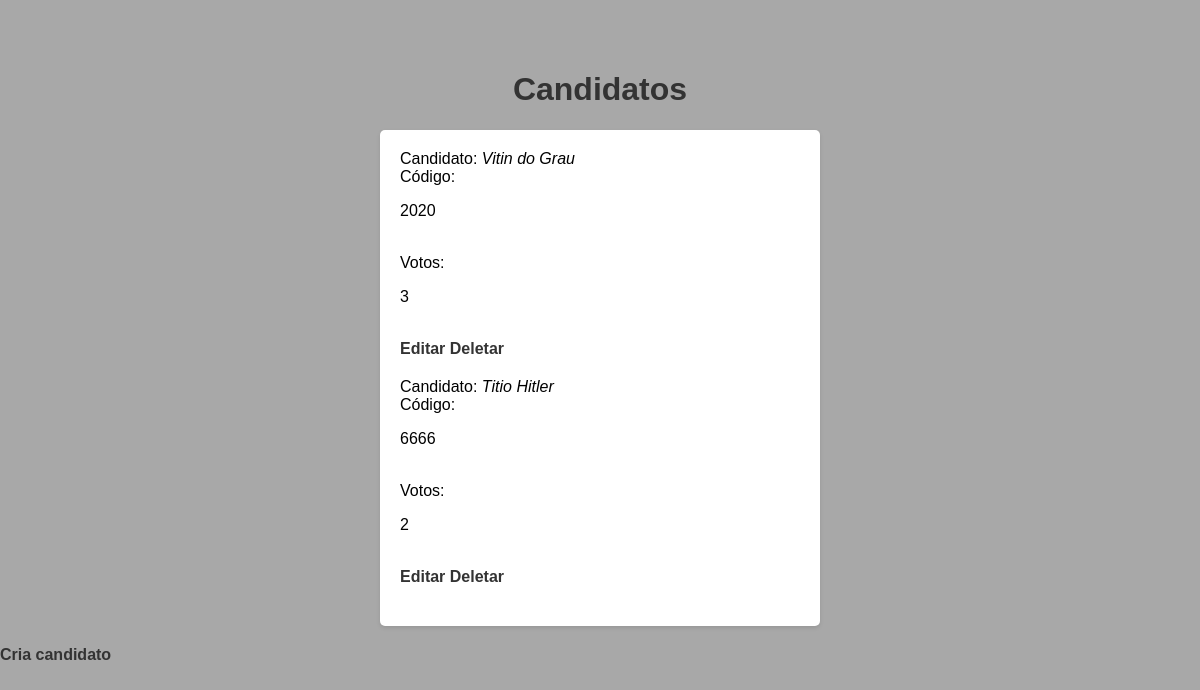
Page /dashboard on the earlier database version.
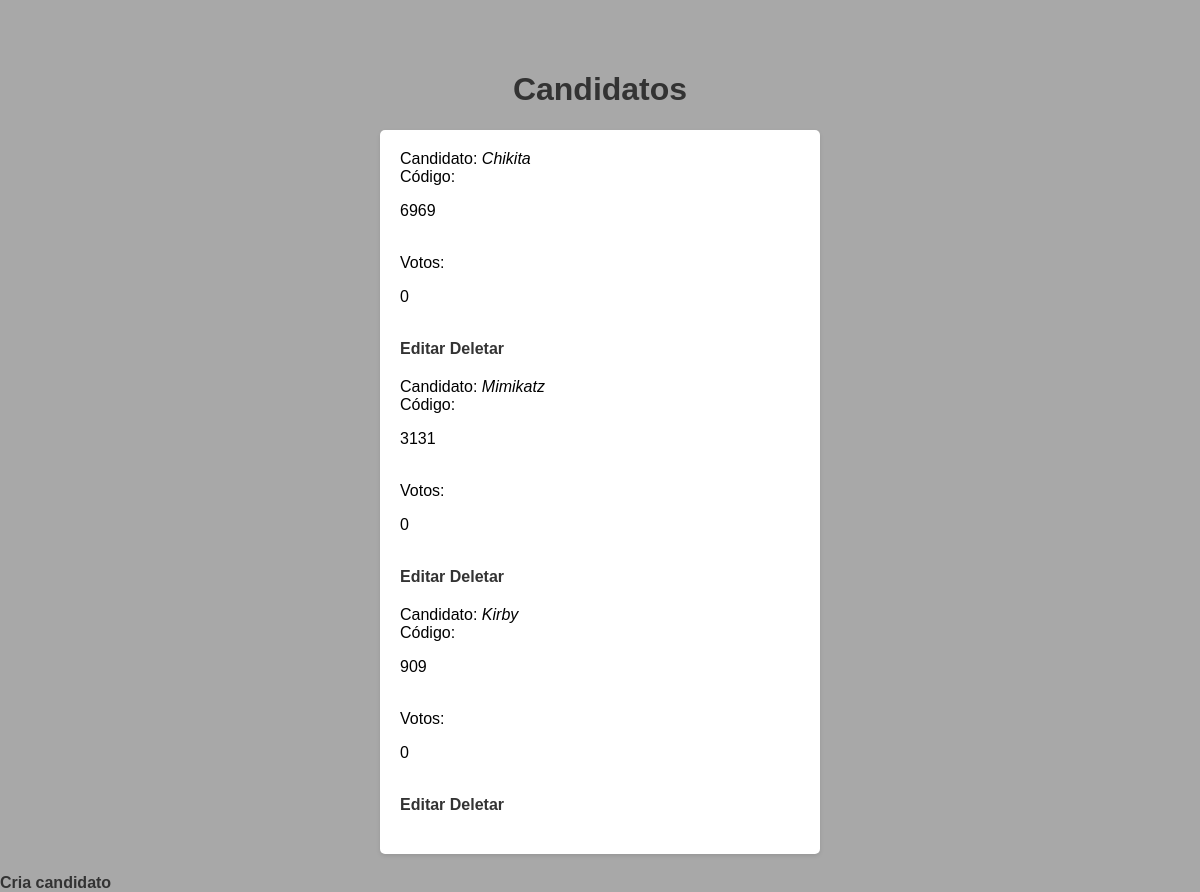
Same page on the later database version.
### app.py (models this page shows, shortened)
class Item(db.Model):
    id = db.Column(db.Integer, primary_key=True)
    cod = db.Column(db.Integer)
    candidato = db.Column(db.String(100), nullable=False)
    votos = db.Column(db.Integer, default=0)
    foto = db.Column(db.LargeBinary)
    fotodesc = db.Column(db.String(100))

### app.py (the view)
@app.route('/dashboard')
def visu():
    visu = Item.query.all()
    return render_template('dashboard.html', visu=visu)

### templates/dashboard.html (shortened to what this page needs)
<!DOCTYPE html>
<html>
<head>
</head>
<body>
    <h1>Candidatos</h1>
    <ul>
        {% for item in visu %}
        <li>
            Candidato:
            <i>{{ item.candidato }}</i><br>
            Código:
            <p>{{ item.cod }}</p><br>
            Votos:
            <p>{{ item.votos }}</p><br>
            <a href="/editar/{{ item.id }}">Editar</a>
            <a href="/deletar/{{ item.id }}">Deletar</a>
        </li>
        {% endfor %}
    </ul>
    <a href="/cadastro">Cria candidato</a>
</body>
</html>

### templates/dashboard.html (style rules this page uses)
body { font-family: Arial, sans-serif; background-color: #A8A8A8; margin: 0; padding: 0; }
h1 { color: #333; text-align: center; padding-top: 50px; }
ul { list-style-type: none; padding: 0; margin: 20px auto; width: 400px; background-color: #fff; border-radius: 5px; box-shadow: 0 2px 4px rgba(0, 0, 0, 0.1); padding: 20px; }
li { margin-bottom: 20px; }
a { color: #333; text-decoration: none; font-weight: bold; }

Differences in the rows shown:
added Item: candidato "Chikita", cod "6969", votos "0"
changed Item: candidato "Vitin do Grau" → "Mimikatz"; cod "2020" → "3131"; votos "3" → "0"
changed Item: candidato "Titio Hitler" → "Kirby"; cod "6666" → "909"; votos "2" → "0"
